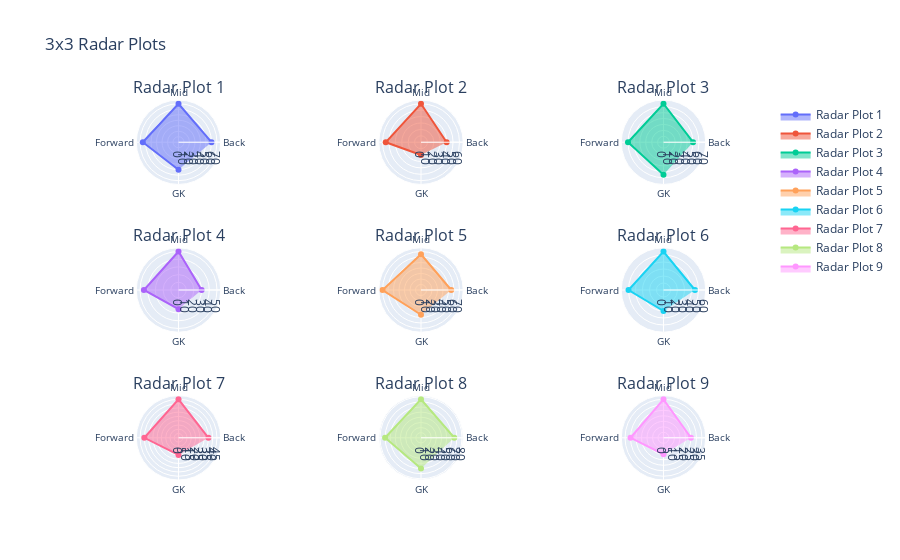

Source (notebook cell):
### Code cell
import plotly.graph_objects as go
from plotly.subplots import make_subplots

# Sample data
categories = ['Back', 'Mid', 'Forward', 'GK']
values_list = [
    [60, 70, 65, 50],
    [40, 60, 55, 20],
    [50, 65, 60, 55],
    [30, 50, 45, 25],
    [55, 65, 70, 45],
    [45, 55, 50, 30],
    [35, 45, 40, 20],
    [65, 75, 70, 60],
    [25, 35, 30, 15]
]

# Create a 3x3 subplot
fig = make_subplots(
    rows=3, cols=3,
    specs=[[{'type': 'polar'}]*3]*3,
    subplot_titles=['Radar Plot 1', 'Radar Plot 2', 'Radar Plot 3',
                    'Radar Plot 4', 'Radar Plot 5', 'Radar Plot 6',
                    'Radar Plot 7', 'Radar Plot 8', 'Radar Plot 9']
)

# Add radar charts to each subplot
for i, values in enumerate(values_list):
    row = (i // 3) + 1
    col = (i % 3) + 1
    fig.add_trace(
        go.Scatterpolar(
            r=values,
            theta=categories,
            fill='toself',
            name=f'Radar Plot {i+1}'
        ),
        row=row, col=col
    )

# Update layout for subplot titles and other settings
fig.update_layout(
    height=900,  # Adjust height as necessary
    title_text="3x3 Radar Plots",
)

# Adjust the font size of theta labels for all subplots
for i in range(1, 4):
    for j in range(1, 4):
        fig.update_polars(
            angularaxis=dict(
                tickfont=dict(size=10)  # Adjust font size here
            ),
            row=i, col=j
        )

fig.show()

### Figure 1 — Plotly figure (JSON) as saved in the notebook; plotly's stock layout.template omitted (floating-point values rounded to 4 significant figures)
{"data": [{"fill": "toself", "name": "Radar Plot 1", "r": [60, 70, 65, 50], "subplot": "polar", "theta": ["Back", "Mid", "Forward", "GK"], "type": "scatterpolar"}, {"fill": "toself", "name": "Radar Plot 2", "r": [40, 60, 55, 20], "subplot": "polar2", "theta": ["Back", "Mid", "Forward", "GK"], "type": "scatterpolar"}, {"fill": "toself", "name": "Radar Plot 3", "r": [50, 65, 60, 55], "subplot": "polar3", "theta": ["Back", "Mid", "Forward", "GK"], "type": "scatterpolar"}, {"fill": "toself", "name": "Radar Plot 4", "r": [30, 50, 45, 25], "subplot": "polar4", "theta": ["Back", "Mid", "Forward", "GK"], "type": "scatterpolar"}, {"fill": "toself", "name": "Radar Plot 5", "r": [55, 65, 70, 45], "subplot": "polar5", "theta": ["Back", "Mid", "Forward", "GK"], "type": "scatterpolar"}, {"fill": "toself", "name": "Radar Plot 6", "r": [45, 55, 50, 30], "subplot": "polar6", "theta": ["Back", "Mid", "Forward", "GK"], "type": "scatterpolar"}, {"fill": "toself", "name": "Radar Plot 7", "r": [35, 45, 40, 20], "subplot": "polar7", "theta": ["Back", "Mid", "Forward", "GK"], "type": "scatterpolar"}, {"fill": "toself", "name": "Radar Plot 8", "r": [65, 75, 70, 60], "subplot": "polar8", "theta": ["Back", "Mid", "Forward", "GK"], "type": "scatterpolar"}, {"fill": "toself", "name": "Radar Plot 9", "r": [25, 35, 30, 15], "subplot": "polar9", "theta": ["Back", "Mid", "Forward", "GK"], "type": "scatterpolar"}], "layout": {"annotations": [{"font": {"size": 16}, "showarrow": false, "text": "Radar Plot 1", "x": 0.1444, "xanchor": "center", "xref": "paper", "y": 1, "yanchor": "bottom", "yref": "paper"}, {"font": {"size": 16}, "showarrow": false, "text": "Radar Plot 2", "x": 0.5, "xanchor": "center", "xref": "paper", "y": 1, "yanchor": "bottom", "yref": "paper"}, {"font": {"size": 16}, "showarrow": false, "text": "Radar Plot 3", "x": 0.8556, "xanchor": "center", "xref": "paper", "y": 1, "yanchor": "bottom", "yref": "paper"}, {"font": {"size": 16}, "showarrow": false, "text": "Radar Plot 4", "x": 0.1444, "xanchor": "center", "xref": "paper", "y": 0.6111, "yanchor": "bottom", "yref": "paper"}, {"font": {"size": 16}, "showarrow": false, "text": "Radar Plot 5", "x": 0.5, "xanchor": "center", "xref": "paper", "y": 0.6111, "yanchor": "bottom", "yref": "paper"}, {"font": {"size": 16}, "showarrow": false, "text": "Radar Plot 6", "x": 0.8556, "xanchor": "center", "xref": "paper", "y": 0.6111, "yanchor": "bottom", "yref": "paper"}, {"font": {"size": 16}, "showarrow": false, "text": "Radar Plot 7", "x": 0.1444, "xanchor": "center", "xref": "paper", "y": 0.2222, "yanchor": "bottom", "yref": "paper"}, {"font": {"size": 16}, "showarrow": false, "text": "Radar Plot 8", "x": 0.5, "xanchor": "center", "xref": "paper", "y": 0.2222, "yanchor": "bottom", "yref": "paper"}, {"font": {"size": 16}, "showarrow": false, "text": "Radar Plot 9", "x": 0.8556, "xanchor": "center", "xref": "paper", "y": 0.2222, "yanchor": "bottom", "yref": "paper"}], "autosize": true, "polar": {"angularaxis": {"tickfont": {"size": 10}, "type": "category"}, "domain": {"x": [0, 0.2889], "y": [0.7778, 1]}, "radialaxis": {"autorange": true, "range": [0, 73.44], "type": "linear"}}, "polar2": {"angularaxis": {"tickfont": {"size": 10}, "type": "category"}, "domain": {"x": [0.3556, 0.6444], "y": [0.7778, 1]}, "radialaxis": {"autorange": true, "range": [0, 62.95], "type": "linear"}}, "polar3": {"angularaxis": {"tickfont": {"size": 10}, "type": "category"}, "domain": {"x": [0.7111, 1], "y": [0.7778, 1]}, "radialaxis": {"autorange": true, "range": [0, 68.2], "type": "linear"}}, "polar4": {"angularaxis": {"tickfont": {"size": 10}, "type": "category"}, "domain": {"x": [0, 0.2889], "y": [0.3889, 0.6111]}, "radialaxis": {"autorange": true, "range": [0, 52.46], "type": "linear"}}, "polar5": {"angularaxis": {"tickfont": {"size": 10}, "type": "category"}, "domain": {"x": [0.3556, 0.6444], "y": [0.3889, 0.6111]}, "radialaxis": {"autorange": true, "range": [0, 73.44], "type": "linear"}}, "polar6": {"angularaxis": {"tickfont": {"size": 10}, "type": "category"}, "domain": {"x": [0.7111, 1], "y": [0.3889, 0.6111]}, "radialaxis": {"autorange": true, "range": [0, 57.7], "type": "linear"}}, "polar7": {"angularaxis": {"tickfont": {"size": 10}, "type": "category"}, "domain": {"x": [0, 0.2889], "y": [0, 0.2222]}, "radialaxis": {"autorange": true, "range": [0, 47.21], "type": "linear"}}, "polar8": {"angularaxis": {"tickfont": {"size": 10}, "type": "category"}, "domain": {"x": [0.3556, 0.6444], "y": [0, 0.2222]}, "radialaxis": {"autorange": true, "range": [0, 78.69], "type": "linear"}}, "polar9": {"angularaxis": {"tickfont": {"size": 10}, "type": "category"}, "domain": {"x": [0.7111, 1], "y": [0, 0.2222]}, "radialaxis": {"autorange": true, "range": [0, 36.72], "type": "linear"}}, "title": {"text": "3x3 Radar Plots"}}}
